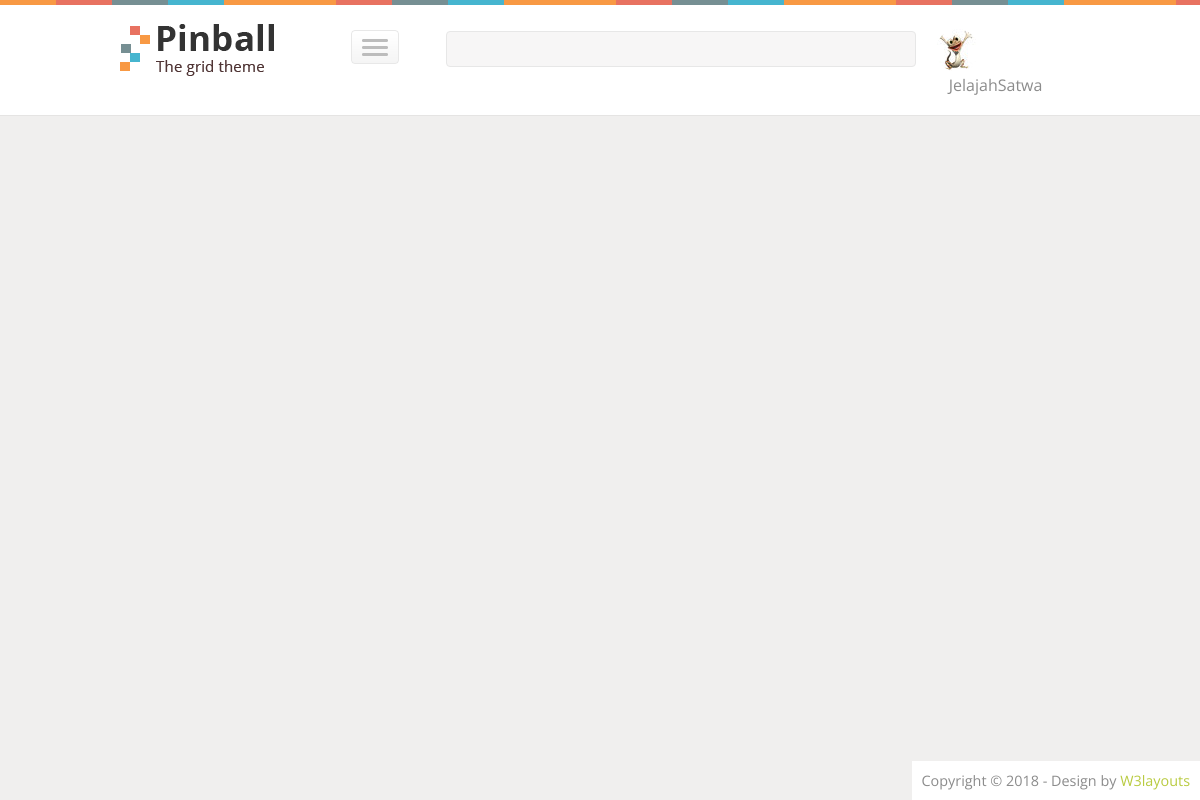
Before: / with the older database file.
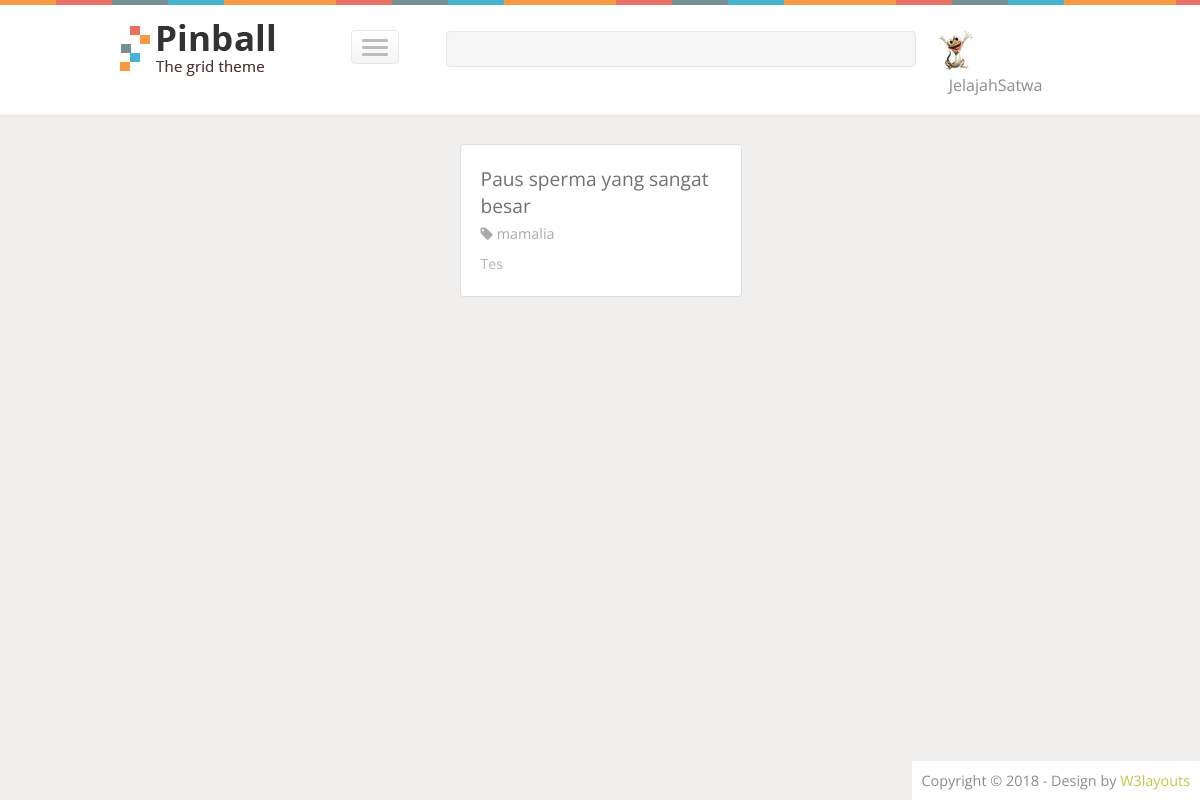
After: the same page with the newer database file.
### tables this page shows
CREATE TABLE `artikel` (
  `id` int(4) NOT NULL,
  `judul` varchar(100) NOT NULL,
  `kategori` varchar(30) NOT NULL,
  `tanggal_post` timestamp NOT NULL DEFAULT CURRENT_TIMESTAMP,
  `tanggal_edit` timestamp NULL DEFAULT NULL,
  `status` char(2) NOT NULL DEFAULT '1',
  `konten` text NOT NULL
);

### application/controllers/Site.php (called while the page is built, shortened)
<?php
class Site extends CI_Controller {
	public function __construct(){
		$this->load->model('artikel_model', 'artikel');
	}
	public function index()
	{
		$data['title'] = 'Informasi lengkap binatang - JelajahSatwa.com';
		$data['page'] = 'site/index';
		$data['query'] = $this->artikel->get_all_home()->result_array();
		$this->load->view('core/layout/base_app', $data);
	}
}

### index.php (called while the page is built, shortened)
<?php
require_once BASEPATH.'core/CodeIgniter.php';

### application/models/Artikel_model.php (called while the page is built, shortened)
<?php
class Artikel_model extends CI_Model {
	public function get_all_home()
	{
		$this->db->where('status', '1');
		return $this->db->get('artikel');
	}
}

### application/views/site/index.php (the view, shortened to what this page needs)
<div class="content">
	<div class="wrap">
		<div id="main" role="main">
		<ul id="tiles">
			<?php foreach($query as $artikel): ?>
				<li id="post-article" data="<?php echo $artikel['id']; ?>">
					<div class="post-info">
						<div class="post-basic-info">
							<h3><a href="<?php echo $artikel['id']; ?>"><?php echo $artikel['judul']; ?></a></h3>
							<span><a href="#"><i class="fa fa-tag"></i> <?php echo $artikel['kategori']; ?></a></span>
							<?php if (strlen(strip_tags($artikel['konten'])) < 100) { ?>
							<p><?php echo strip_tags($artikel['konten']) ?></p>
							<?php } else { ?>
							<p><?php echo substr(strip_tags($artikel['konten']), 0, 99)."..."; ?></p>
							<?php } ?>
						</div>
					</div>
				</li>
			<?php endforeach; ?>
		</ul>
		</div>
	</div>
</div>

### application/views/core/layout/base_app.php (shortened to what this page needs)
<!DOCTYPE HTML>
<html>
	<head>
		<link href="<?php echo base_url('asset/css/style.css') ?>" rel='stylesheet' type='text/css' />
		<link rel="stylesheet" href="<?php echo base_url('asset/css/main.css') ?>">
		<link rel="stylesheet" type="text/css" href="<?php echo base_url('asset/font-awesome/css/font-awesome.min.css'); ?>">
	</head>
	<body>
			<?php $this->load->view('core/navigation/default'); ?>
			<?php $this->load->view($page); ?>
		<div class="footer">
			<p>Copyright &copy; <?php echo date('Y'); ?> - Design by <a href="http://w3layouts.com/">W3layouts</a></p>
		</div>
	</body>
</html>

### application/views/core/navigation/default.php (shortened to what this page needs)
<div class="header">
	<div class="wrap">
		<div class="logo">
			<a href="<?php echo base_url() ?>"><img src="<?php echo base_url('asset/images/logo.png') ?>" title="pinbal" /></a>
		</div>
		<div class="nav-icon">
			 <a href="#" class="right_bt" id="activator"><span> </span> </a>
		</div>
		<div class="top-searchbar">
			<form>
				<input type="text" /><input type="submit" value="" />
			</form>
		</div>
		<div class="userinfo">
			<div class="user">
				<ul>
					<?php if($this->session->status == 'login') { ?>
					<li><a href="<?php echo base_url('admin') ?>"><img src="<?php echo base_url('asset/images/user-pic.png') ?>" title="user-name" /><span>Admin</span></a></li>
					<?php } else { ?>
					<li><a href="<?php echo base_url('user/login') ?>"><img src="<?php echo base_url('asset/images/cicak.jpg') ?>" title="Login" /><span>JelajahSatwa</span></a></li>
					<?php } ?>
				</ul>
			</div>
		</div>
	</div>
</div>

### asset/css/style.css (style rules this page uses)
html,body,div,span,applet,object,iframe,h1,h2,h3,h4,h5,h6,p,blockquote,pre,a,abbr,acronym,address,big,cite,code,del,dfn,em,img,ins,kbd,q,s,samp,small,strike,strong,sub,sup,tt,var,b,u,i,dl,dt,dd,ol,nav ul,nav li,fieldset,form,label,legend,table,caption,tbody,tfoot,thead,tr,th,td,article,aside,canvas,details,embed,figure,figcaption,footer,header,hgroup,menu,nav,output,ruby,section,summary,time,mark,audio,video { margin:0;padding:0;border:0;font-size:100%;font:inherit;vertical-align:baseline; }
ol,ul { list-style:none;margin:0px;padding:0px; }
a { text-decoration:none; }
img { max-width:100%; }
body { font-family: 'Open Sans', sans-serif; background:#F0EFEE; }
.wrap { width:80%; margin:0 auto; }
.header { background:url(../images/border.png) repeat-x 0px 0px #FFF; padding: 1.5em 0 1.2em; border-bottom: 1px solid rgba(214, 213, 212, 0.64); position: fixed; width: 100%; top: 0; z-index: 999; }
.logo { float:left; }
.logo img { display:inline-block; }
.nav-icon { float: left; margin: 0.6% 2% 0 8%; width: 4.55%; }
.nav-icon a span { width:48px; height:34px; display:block; background:url(../images/nav-icon.png) no-repeat 0px 0px; }
.top-searchbar { float: left; width: 46%; position: relative; margin-left: 2em; }
.top-searchbar input[type="text"] { margin-top: 0.55em; width: 100%; padding: 0.58em 1em; border: 1px solid #E7E7E7; transition: border-color 0.3s all; -webkit-transition: border-color 0.3s all; -moz-transition: border-color 0.3s all; -o-transition: border-color 0.3s all; outline: none; border-radius: 0.3em; -webkit-border-radius: 0.3em; -moz-border-radius: 0.3em; -o-border-radius: 0.3em; -webkit-appearance: none; font-family: 'Open Sans', sans-serif; color:#777; position:relative; }
.top-searchbar input[type="text"] { background:#F7F6F6; }
.top-searchbar input[type="submit"] { position: absolute; background: url(../images/search-icon.png) no-repeat 0px 0px; height: 26px; width: 26px; display: inline-block; border: none; top: 12px; right: -22px; outline:none; cursor:pointer; }
.userinfo { float: right; width: 15%; margin-top: 0.3em; }
.user ul li { display:inline-block; }
.user ul li a span { vertical-align: middle; margin-left: 0.8em; font-size: 1em; }
.user ul li a { color:#8C8C8C; transition:0.5s all; -webkit-transition:0.5s all; -moz-transition:0.5s all; -o-transition:0.5s all; }
.user ul li a img { border-radius:30em; -webkit-border-radius:30em; -moz-border-radius:30em; -o-border-radius:30em; vertical-align:middle; }
.post-basic-info { padding: 7% 7% 5% 7%; }
.post-basic-info h3 a { color: #717171; font-size: 1.2em; margin-bottom: 0.2em; display: block; transition:0.5s all; -webkit-transition:0.5s all; -moz-transition:0.5s all; -o-transition:0.5s all; }
.post-basic-info span a { color:#ACAAAA; font-size:0.9em; }
.post-basic-info p { font-size: 0.875em; color: #B7B5B5; margin: 0.6em 0; line-height: 1.5em; }
.footer { position:fixed; bottom:10px; right:15px; }
.footer p { color:#8C8C8C; font-size:0.9em; }
.footer p a { color:#B9CB41; transition:0.5s all; -webkit-transition:0.5s all; -moz-transition:0.5s all; -o-transition:0.5s all; }
@media only screen and (max-width:1280px) and (min-width:1024px) { .wrap { width:80%; } }
@media only screen and (max-width:1280px) and (min-width:1024px) { .footer { bottom: 0px; right: 0px; background: #fff; padding: 10px; } }

### asset/css/main.css (style rules this page uses)
#main { margin-top: 9em; }
#tiles { list-style-type: none; position: relative; margin: 0; padding: 0; }
#tiles li { width: 280px; background-color: #ffffff; border: 1px solid #dedede; border-radius: 2px; -moz-border-radius: 2px; -webkit-border-radius: 2px; display: none; cursor: pointer; border-radius: 0.2em; }

Changed rows visible on the page:
added artikel: judul "Paus sperma yang sangat besar", kategori "mamalia", konten "Tes"
